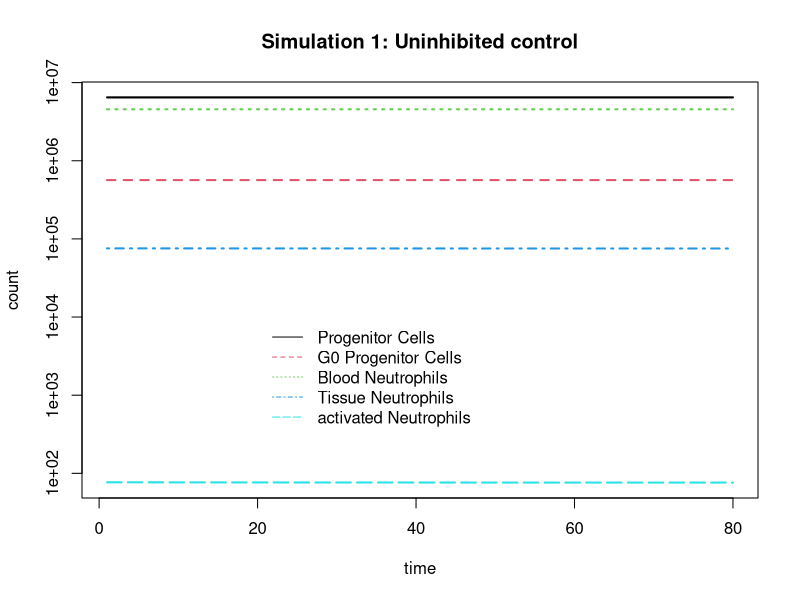

Reproduce this figure in R.
# myeloN4.R Model of Myeloid Cell Maturation and trafficking
#
# state variables are capitalized
# P   = progenitors (old CFU-GM)
# Q   = quiescent progenitors
# N   = Neutrophils
#TN   = Tissue Neutrophils
#AN   = Activated Neutrophils
# D   = dead cell
#GM   = GM-CSF   
#NAP2 = neutrophil activating peptide-2 
#RAC2 = G protein associated with increased ROS production
#Mcl1 = mantle cell lymphoma 1 (antiapoptosis factor)
#ROS  = reactive oxygen species

# Drugs used to manipulate the system
#bu = Busulfan = DNA crosslinker  (1)  drop state variable P by 10^(2*bu/20)
#mo = MOR103 = Ab blocker of GM   (2)
#das= dasatinib                   (3)
#sb = SB272844 = IL8 inhibitor    (4)
#cn = CNDAC = SSB producer = DSBs in S via HR  (5)
#seli = seliciclib = cdk9 inhibitor, blocks transcription of Mcl-1 (6)
#imab = imatinib = anti-TNF monoclonal antibody (7)
#ifna = interferon alpha (8)
#antiox = ascorbic acid, antoxidant (9)

rcj13 <- function(Time, State, Pars) {
	with(as.list(c(State, Pars)), {
				vX.P =Vx.p*il3/(il3+Kil3)
				vP.P =P*Vp.p*GM/(GM+Kgm)/(1+cn/Kcn)*(1-Qf)
				vP.N =P*Vp.n*g/(g+Kg)
				vN.TN =N*Vn.tn*il8/(il8+Kil8)/(1+sb/Ksb)
				vTN.X =TN*Vtn.x/(1+Mcl1/Kmcl1)
				vTN.AN =TN*Vtn.an*NAP2/(NAP2+Knap2)
				vAN.TN =AN*Van.tn
				vP.Q =P*Vp.p*GM/(GM+Kgm)/(1+cn/Kcn)*Qf
				vQ.P =Q*Vq.p/(1+P/Kp)
				vX.GM =Vx.gm/(1+N/Kn)/(1+mo/Kmo)
				vGM.X=GM*Vgm.x
				vX.NAP2=Vx.nap2*(1+abl/(Kabl*(1+das/Kdas)))
				vNAP2.X=NAP2*Vnap2.x
				vX.RAC2=Vx.rac2*(1+AN/Kan)
				vRAC2.X=RAC2*Vrac2.x
				vN.X=N*Vn.x/(1+Mcl1/Kmcl1)
				vX.MCL1=Vx.mcl1*(1+abl/(Kabl2*(1+das/Kdas)))/(1+seli/Kseli)/(1+ifna/Kifna)
				vMCL1.X=Mcl1*Vmcl1.x
				vX.ROS=RAC2*Vx.ros/(RAC2+Krac2)
				vGSH.GSSG=ROS*Vgsh.gssg/(ROS+Kros)*(gsh/Kgsh/(1+gsh/Kgsh))
				vN.M=P*Vn.m
				vGSSG.GSH=GSSG*Vgssg.gsh/(GSSG+Kgssg)
				vROS.X=ROS*antiox*Kros2
				vBACT.X=bact*Vbact.x*ROS^nHr/(ROS^nHr+kkmax)
				vX.ABL=tnfa/(1+imab/Kimab)*Vx.abl/(tnfa+Ktnfa)
				vABL.X=abl*Vabl.x
				vIL8.X=Vil8.x*bact*Vbact.x*ROS^nHr/(ROS^nHr+kkmax)
				vTNFA.X=Vtnfa.x*bact*Vbact.x*ROS^nHr/(ROS^nHr+kkmax)
				
				dP =vX.P+vP.P-vP.N-vP.Q+vQ.P-vN.M;
				dQ =vP.Q-vQ.P;
				dN =vP.N*volM/volP-vN.TN-vN.X
				dTN=vN.TN*volP/volT-vTN.X-vTN.AN+vAN.TN
				dAN=vTN.AN-vAN.TN
				dGM =vX.GM-vGM.X
				dNAP2   =vX.NAP2-vNAP2.X
				dRAC2   =vX.RAC2-vRAC2.X
				dMcl1   =vX.MCL1-vMCL1.X
				dROS    =vX.ROS-vGSH.GSSG-vROS.X
				dBACT   =-vBACT.X
				dabl    =vX.ABL-vABL.X
				dil8    =vIL8.X   # TR: changed sign
				dtnfa   =vTNFA.X  # TR: changed sign
				dg	=(vX.ABL-vABL.X)/(Ka2*(1+das/Kdas))
				dil3    =(vX.ABL-vABL.X)/(Km0*(1+das/Kdas))
				dgsh	=vGSSG.GSH-vGSH.GSSG
				dGSSG   =vGSH.GSSG-vGSSG.GSH
				return(list(c(dP,dQ,dN,dTN,dAN,dGM,dNAP2,dRAC2,dMcl1,dROS,dBACT,dabl,dil8,dtnfa,dg,dil3,dgsh,dGSSG),
   						    c(vP.P=vP.P,vP.N=vP.N,vN.TN=vN.TN,vTN.X=vTN.X,vTN.AN=vTN.AN,vAN.TN=vAN.TN,vP.Q=vP.Q,vQ.P=vQ.P,
vX.GM=vX.GM,vGM.X=vGM.X,vX.NAP2=vX.NAP2,vNAP2.X=vNAP2.X,vX.RAC2=vX.RAC2,vN.X=vN.X,
vX.MCL1=vX.MCL1,vMCL1.X=vMCL1.X,tvN.M=vN.M,vBACT.X=vBACT.X,vIL8.X=vIL8.X,vTNFA.X=vTNFA.X,v14=vRAC2.X,v18=vX.ROS,
v19=vGSH.GSSG,v21=vGSSG.GSH,v22=vROS.X,v23=vX.ABL,v24 =vABL.X))
					   )
			})
}


library(deSolve)
pars=c(Vx.p=1.7e4, Kil3=1, Vp.p=.0203, Kgm=2, Kcn=100, Vp.n=.026, Kg=1, Kmo=1,
	  Vn.tn=.781, Kil8=396, Ksb=250, Vtn.x=.038, Kmcl1=2.438, Vtn.an=.001, Knap2=.1, 
	  Van.tn=.09, Vq.p=.53778, Kp=7e4, Vx.gm=2.007, Kn=5e5, Vgm.x=.05,
      Vx.nap2=.002, Kabl=1, Kdas=5, Vnap2.x=.2, Vx.rac2=1.5, Kan=100, Vrac2.x=.1, 
	  Vn.x=2e-3, Vx.mcl1=1, Kabl2=1, Vmcl1.x=.5, Vx.ros=980, Krac2=250,
      Vgsh.gssg=382.8, Vgssg.gsh=155.8,Kgssg=30,Kros=30, Kgsh=9.5e5, Vn.m=1.309e-3,Kros2=.104,
          Kseli=.3, Kifna=1, Vbact.x=5.756e-2, nHr=2.5,kkmax=320,Vx.abl=.22,Ktnfa=1,Kimab=1, Vabl.x=.0145,Vil8.x=5e-4,
	  Vtnfa.x=5e-6, Ka2=.5, Km0=.1,                                 
	  Qf=.0373, volP=2900, volM=1400, volT=65700, 
								     # boundary  conditions
	  bu=0,mo=0,das=0,sb=0,cn=0,seli=0,imab=0,ifna=0,antiox=7)     
								      # Drug concentrations

X0=c(P=6.466e6, Q=5.655e5, N=4.558e6, TN=7.564e4, AN=76.84,
	 GM=3.97,NAP2=.01004, RAC2=26.59, Mcl1=2.021, ROS=1.967, 
     bact=0, abl=0, il8=4, tnfa=0, g=1, il3=1, gsh=1e6, GSSG=0)                                                                            # Starting values for variables
# bact=1e6, abl=0, il8=4, tnfa=0, g=1, il3=1, gsh=1e6, GSSG=0)  # take out bacteria so no perturbation                                                                          # Starting values for variables
       # When bact>0 initialise il8 to bact*5e-4 +4
		   # When bact>0 initialise tnfa to bact*5e-6
		   # When bact>0 initialise abl to tnfa
times <- seq(1,80, by = 1)
out   <- ode(X0, times, rcj13, pars) #,method="lsode")
head(out)
tail(out)  
X0=out[80,2:19]

 matplot(out[ , 1], out[ , 2:6], type = "l", xlab = "time", ylab = "count",
		main = "Simulation 1: Uninhibited control", log="y", lwd = 2)
 legend(20,1e4, c("Progenitor Cells", "G0 Progenitor Cells","Blood Neutrophils","Tissue Neutrophils",
				"activated Neutrophils"), col = 1:5, lty = 1:5,bty="n")
